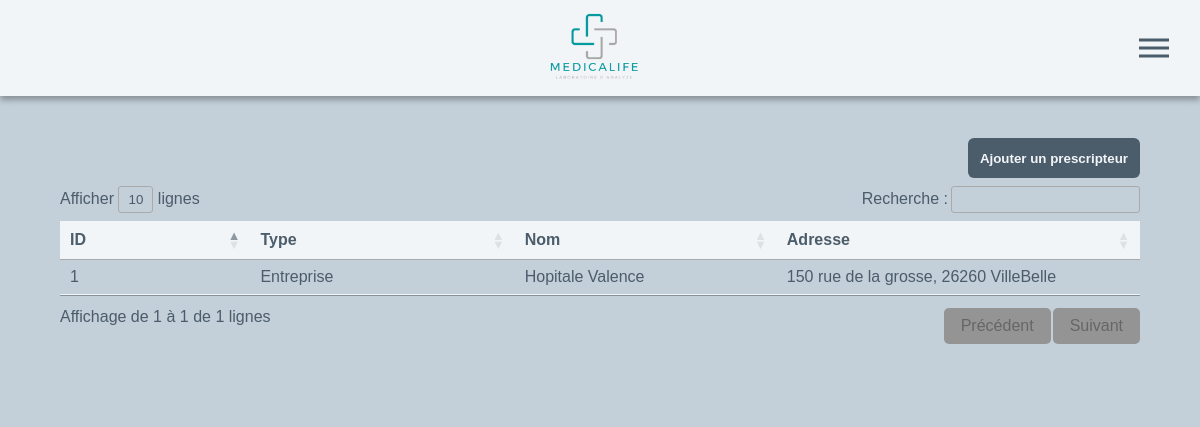
The page /dossierPrescripteur.php (signed in) on the database its author committed.
### tables this page shows
CREATE TABLE `demandeur` (
  `NoDemandeur` int(11) NOT NULL,
  `Typedemandeur` varchar(50) DEFAULT NULL,
  `NomDemandeur` varchar(50) DEFAULT NULL,
  `AdresseDemandeur` varchar(50) DEFAULT NULL,
  `CodePostalDemandeur` char(5) DEFAULT NULL,
  `VilleDemandeur` varchar(50) DEFAULT NULL
);

### Classes/MaBD.php (called while the page is built)
<?php
class MaBD {
   static private $pdo = null;
   static function getInstance(): PDO {
      if (self::$pdo == null) {
         $dsn = "mysql:host=localhost;dbname=chahboum;charset=utf8";
         self::$pdo = new PDO($dsn, "chahboum", "chahboum");
      }
      return self::$pdo;
   }
}

### Classes/DAO.php (called while the page is built, shortened)
<?php
abstract class DAO {
    public function __construct(PDO $connector) { $this->pdo = $connector; }
}

### Classes/PrescripteurDAO.php (called while the page is built, shortened)
<?php
class PrescripteurDAO extends DAO {
    public function getAll(): array {
        $res = array();
        $stmt = $this->pdo->query("SELECT * FROM demandeur");
        foreach ($stmt->fetchAll(PDO::FETCH_ASSOC) as $row)
            $res[] = new Prescripteur($row['NoDemandeur'], $row['Typedemandeur'], $row['NomDemandeur'], $row['AdresseDemandeur'], $row['CodePostalDemandeur'], $row['VilleDemandeur']);
        return $res;
    }
}

### dossierPrescripteur.php (the view, shortened to what this page needs)
<?php
    $PrescripteurDAO = new PrescripteurDAO(MaBD::getInstance());
?>
<!DOCTYPE html>
<html lang="fr">
<head>
    <link rel="stylesheet" type="text/css" href="Media/css/style.css">
    <link rel="stylesheet" type="text/css" href="Media/css/table.css">
</head>
<body>
    <header>
        <section class="sec_logo" onclick="window.location.href='index.php'">
            <img src="Media/img/logo.png" alt="logo">
        </section>
        <div class="hamburger">
            <div class="line1"></div>
            <div class="line2"></div>
            <div class="line3"></div>
        </div>
    </header>
    <main>
        <form action="" method="POST" class="action" id="action">
            <?php if(isset($openSlider)):?>
            <button type="submit" id="button_add" class="sign2">Annuler</button>
            <?php else: ?>
            <button type="submit" id="button_add" name="add_btn" class="sign2">Ajouter un prescripteur</button>
            <?php endif ?>
        </form>
        <div class="all_info_tab">
            <form method="POST" action="" id="table" class="table">
                <table id="example" class="dataTable">
                    <thead>
                        <tr>
                            <th>ID</th>
                            <th>Type</th>
                            <th>Nom</th>
                            <th>Adresse</th>
                        </tr>
                    </thead>
                    <tbody>
                        <?php foreach($PrescripteurDAO->getAll() as $prescripteur): ?>
                        <tr id="ligne_<?= $prescripteur->NoDemandeur ?>" onclick="ouvrirProfile(<?= $prescripteur->NoDemandeur ?>)">
                            <td data-label=ID><?= $prescripteur->NoDemandeur ?></td>
                            <td data-label=Type><?= $prescripteur->Typedemandeur ?></td>
                            <td data-label=Nom><?= $prescripteur->NomDemandeur ?></td>
                            <td class="adress" data-label=Adresse><?= $prescripteur->AdresseDemandeur ?>, <?= $prescripteur->CodePostalDemandeur ?>
                                <?= $prescripteur->VilleDemandeur ?></td>
                        </tr>
                        <?php endforeach ?>
                    </tbody>
                </table>
            </form>
        </div>
    </main>
</body>
</html>

### Media/css/style.css (style rules this page uses)
:root { --couleur1: #4b5c6b; --couleur2: #5f7486; --couleur3: #c3cfd9; --couleur4: #f2f5f7; --couleur5: rgb(190, 186, 186); --couleur6: rgb(148, 148, 148); --couleur7: rgba(0, 0, 0, 0.278); --success: rgb(105, 201, 103); --error: rgb(201, 118, 103); --taille-police: 16px; }
* { margin: 0; padding: 0; font-family: Arial, Helvetica, sans-serif; box-sizing: border-box; }
html { height: 100%; }
body { height: 100%; display: block; background-color: var(--couleur3); }
main { height: 88vh; width: 100%; padding: 1% 5vw; display: flex; justify-content: center; flex-direction: column; overflow: auto; gap: 1vh; }
.all_info_tab { height: 84%; display: flex; justify-content: center; align-items: center; }
header { height: 12vh; background-color: var(--couleur4); box-shadow: 0px 4px 6px rgba(0, 0, 0, 0.3); display: flex; justify-content: space-between; padding: 0 2vw; }
.sec_logo { display: flex; align-items: center; justify-content: center; cursor: pointer; }
.sec_logo img { height: 80%; width: auto; margin-right: 1vw; }
.hamburger div { width: 30px; height: 3px; background: var(--couleur1); margin: 5px; transition: all 0.3s ease; }
.hamburger { display: none; position: absolute; margin: 6vh 0; right: 2vw; transition: all 400ms linear; }
.sign2 { display: flex; align-items: center; justify-content: center; width: 90%; background-color: var(--couleur1); padding: 0.75rem; text-align: center; border: none; border-radius: 0.375rem; font-weight: 600; cursor: pointer; color: var(--couleur4); transition: all .3s; margin: 1vh 0 0 .5vw; }
.action { height: 5vh; display: flex; justify-content: flex-end; }
.action .sign2 { width: auto; padding-left: 0.75rem; margin: 0 0 0 1vh; }
@media screen and (max-width: 1280px) { header { justify-content: center; } }
@media screen and (max-width: 1280px) { .hamburger { display: block; cursor: pointer; transform: translate(-5%, -50%); z-index: 200; } }

### rows shown on the page
demandeur: NoDemandeur "1", Typedemandeur "Entreprise", NomDemandeur "Hopitale Valence", AdresseDemandeur "150 rue de la grosse", CodePostalDemandeur "26260", VilleDemandeur "VilleBelle"
